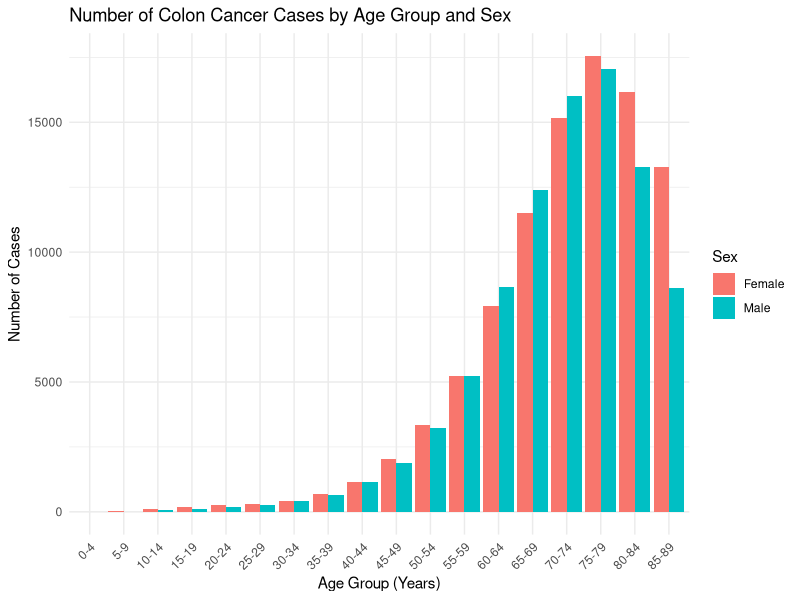
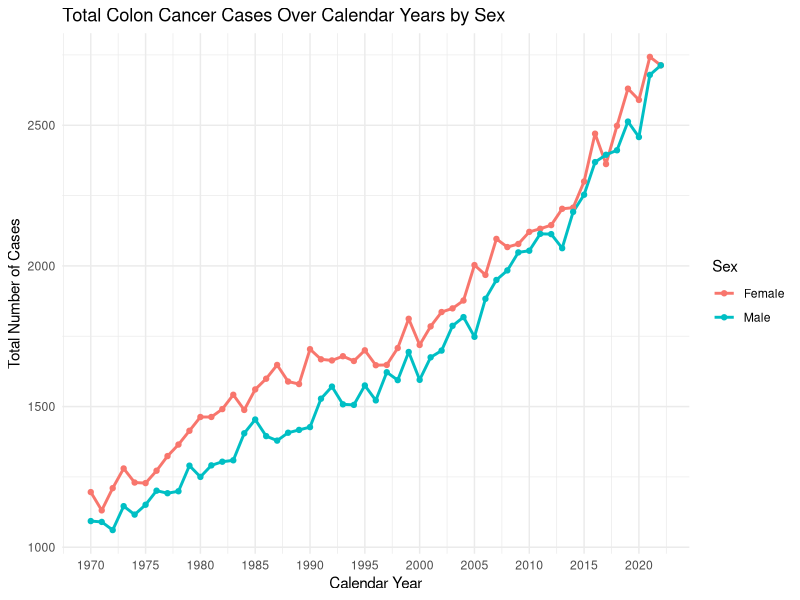
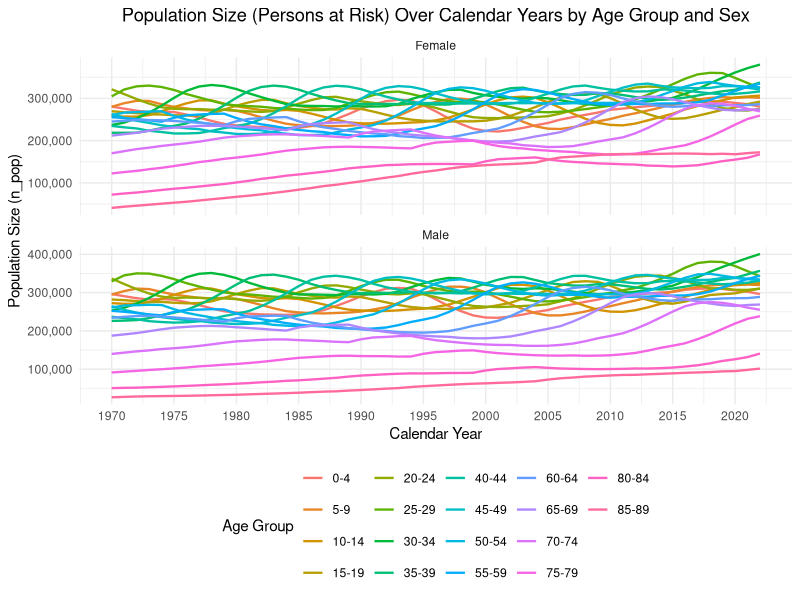
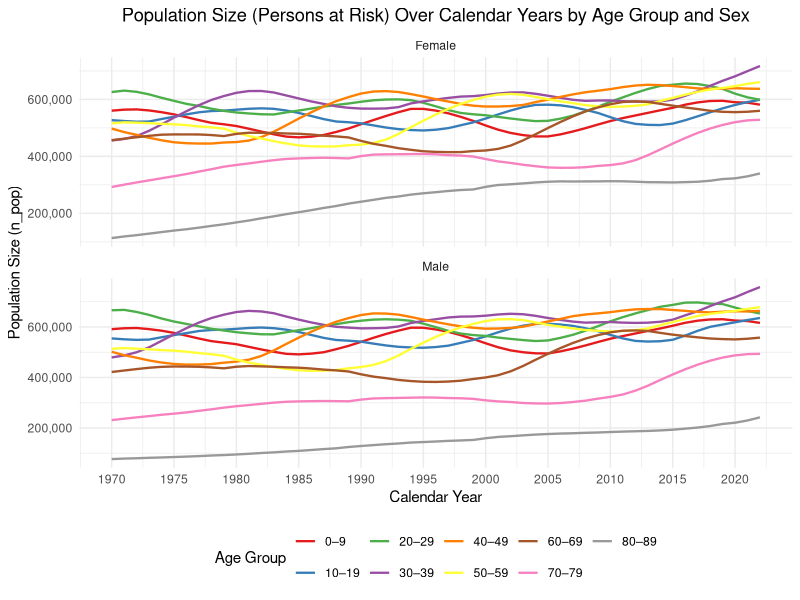
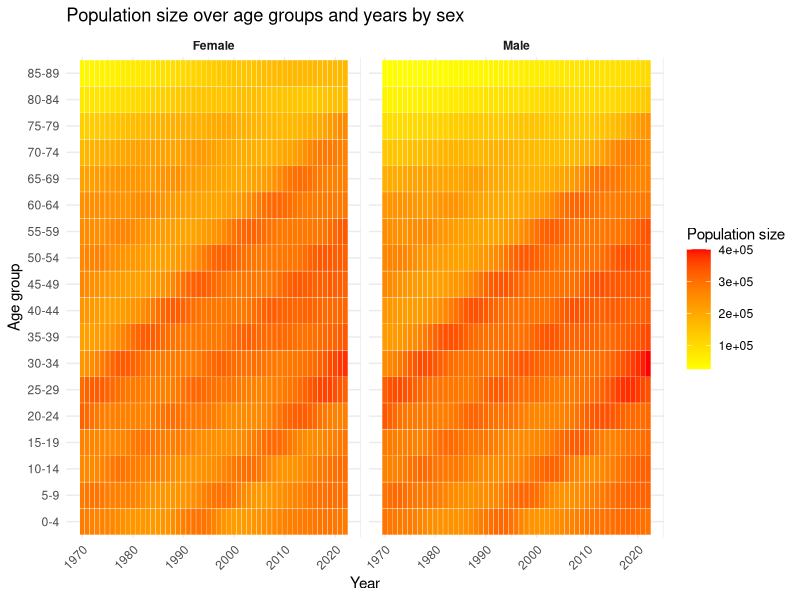
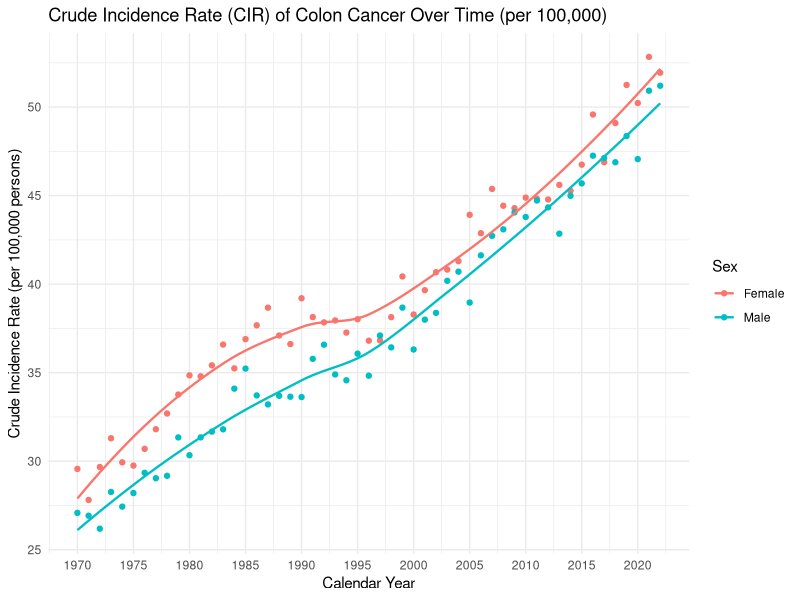
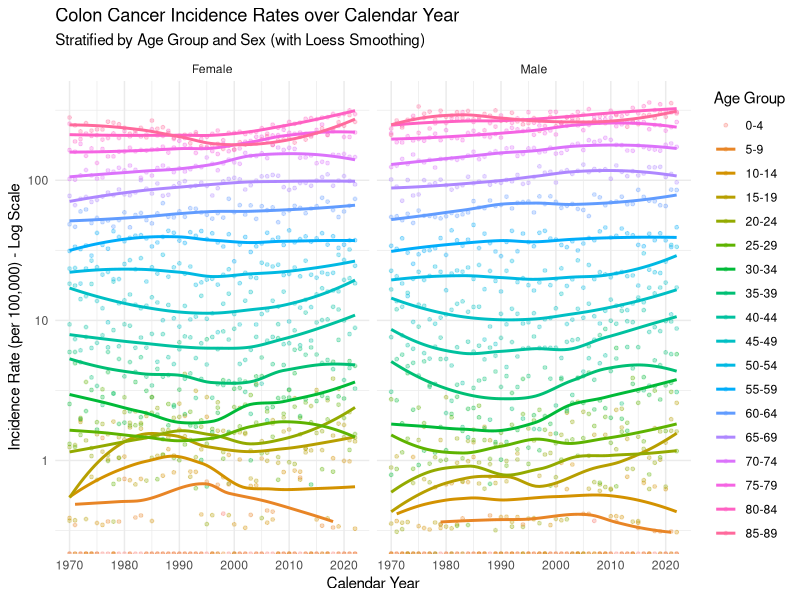
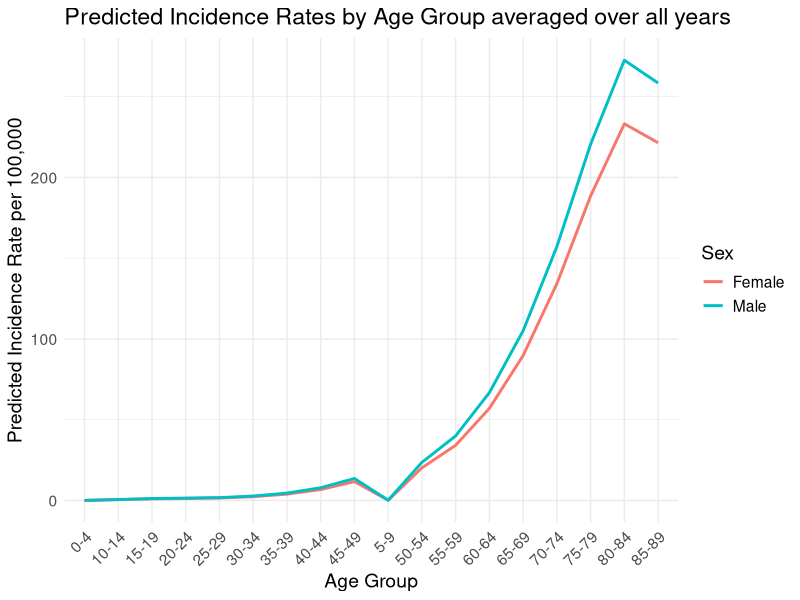

Generate these figures, in order, with R:
## ---- chunk 1
# Set random seed for reproducibility using birthdate YYMMDD
set.seed(022599)
# Load required packages, no additional packages used beyond base R
## ---- chunk 2
library(ggplot2)
library(grid)
library(tidyverse)
library(splines)
## ---- chunk 3
cases <- read.delim("cases-1.tsv", sep = "\t", header = TRUE)

# Renaming because it is called n here and n_pop in the other file

cases$year <- as.numeric(as.character(cases$year))

cases$agegroup <- factor(cases$agegroup, levels = unique(cases$agegroup))
## ---- chunk 4
# Sum of cases per age group and sex across all years
cases_agg_total <- aggregate(n ~ agegroup + sex, data = cases, FUN = sum)

# Dodged bars
p1 <- ggplot(cases_agg_total, aes(x = agegroup, y = n, fill = sex)) +
  geom_bar(stat = "identity", position = "dodge") +
  labs(
    title = "Number of Colon Cancer Cases by Age Group and Sex",
    x = "Age Group (Years)",
    y = "Number of Cases",
    fill = "Sex"
  ) +
  theme_minimal() +
  theme(axis.text.x = element_text(angle = 45, hjust = 1))


print(p1)
## ---- chunk 5
# Sum of cases per year and sex
cases_yearly <- aggregate(n ~ year + sex, data = cases, FUN = sum)
## ---- chunk 6
# Only showing every 5th year for cleaner x-axis labels (overlaps otherwise)
year_breaks <- seq(min(cases_yearly$year), max(cases_yearly$year), by = 5)

p2 <- ggplot(cases_yearly, aes(x = year, y = n, color = sex)) +
  geom_line(linewidth = 1) +
  geom_point() +
  labs(
    title = "Total Colon Cancer Cases Over Calendar Years by Sex",
    x = "Calendar Year",
    y = "Total Number of Cases",
    color = "Sex"
  ) +
  scale_x_continuous(
    breaks = year_breaks,
    labels = as.character(year_breaks)
  ) +
  theme_minimal()

print(p2)
## ---- chunk 7
population <- read.delim("population-1.tsv", sep = "\t", header = TRUE)
population$year <- as.numeric(as.character(population$year))
population$agegroup <- factor(population$agegroup, levels = unique(population$agegroup))
## ---- chunk 8
# Line plot faceted by sex
year_breaks_pop <- seq(min(population$year), max(population$year), by = 5)

p3 <- ggplot(population, aes(x = year, y = n_pop, color = agegroup, group = agegroup)) +
  geom_line(linewidth = 0.8) +
  facet_wrap(~sex, scales = "free_y", ncol = 1) + # Separate panels for Male and Female
  labs(
    title = "Population Size (Persons at Risk) Over Calendar Years by Age Group and Sex",
    x = "Calendar Year",
    y = "Population Size (n_pop)",
    color = "Age Group"
  ) +
  scale_x_continuous(
    breaks = year_breaks_pop,             # Using breaks every 5 years
    labels = as.character(year_breaks_pop)
  ) +
  scale_y_continuous(labels = scales::comma) + # Format y-axis labels
  # --------------------------
  theme_minimal() +
  theme(
    legend.position = "bottom", # Moving legend for better layout
    plot.title = element_text(hjust = 0.5) # Centering the title
  )

print(p3)
## ---- chunk 9
# Line plot faceted by sex
population$agegroup2 <- ifelse(population$agegroup %in% c("0-4","5-9"), "0–9",
                        ifelse(population$agegroup %in% c("10-14","15-19"), "10–19",
                        ifelse(population$agegroup %in% c("20-24","25-29"), "20–29",
                        ifelse(population$agegroup %in% c("30-34","35-39"), "30–39",
                        ifelse(population$agegroup %in% c("40-44","45-49"), "40–49",
                        ifelse(population$agegroup %in% c("50-54","55-59"), "50–59",
                        ifelse(population$agegroup %in% c("60-64","65-69"), "60–69",
                        ifelse(population$agegroup %in% c("70-74","75-79"), "70–79",
                        ifelse(population$agegroup %in% c("80-84","85-89"), "80–89",
                               NA)))))))))


pop_collapsed <- aggregate(
  n_pop ~ year + sex + agegroup2,
  data = population,
  FUN = sum
)

p32 <- ggplot(pop_collapsed, aes(x = year, y = n_pop, color = agegroup2, group = agegroup2)) +
  geom_line(linewidth = 0.8) +
  facet_wrap(~sex, scales = "free_y", ncol = 1) + # Separate panels for Male and Female
  labs(
    title = "Population Size (Persons at Risk) Over Calendar Years by Age Group and Sex",
    x = "Calendar Year",
    y = "Population Size (n_pop)",
    color = "Age Group"
  ) +
  scale_x_continuous(
    breaks = year_breaks_pop,             # Using breaks every 5 years
    labels = as.character(year_breaks_pop)
  ) +
  scale_y_continuous(labels = scales::comma) + # Format y-axis labels
  scale_color_brewer(palette = "Set1") +
  # --------------------------
  theme_minimal() +
  theme(
    legend.position = "bottom", # Moving legend for better layout
    plot.title = element_text(hjust = 0.5) # Centering the title
  )

print(p32)
## ---- chunk 10
p31 <- ggplot(population, aes(x = year, y = agegroup, fill = n_pop)) +
  geom_tile(color = "white") +                   
  scale_fill_gradient(low = "yellow", high = "red") +
  facet_wrap(~sex) +                             
  labs(
    x = "Year",
    y = "Age group",
    fill = "Population size",
    title = "Population size over age groups and years by sex"
  ) +
  theme_minimal() +
  theme(
    axis.text.x = element_text(angle = 45, hjust = 1), 
    strip.text = element_text(face = "bold")          
  )

print(p31)
## ---- chunk 11
# --- Question 4a: Merging Data Frames ---
merged_data <- merge(cases, population, by = c("agegroup", "year", "sex"), all = TRUE)

# --- Question 4b: Checking for consistent age groups and years ---
check_merge <- merged_data[is.na(merged_data$n) | is.na(merged_data$n_pop), ]

cat("\n--- Data Alignment Check ---\n")
if (nrow(check_merge) == 0) {
  cat("The 'cases' and 'population' files include the same combinations of age groups, years, and sex.\n")
} else {
  cat("The 'cases' and 'population' files do NOT include the same combinations. Missing values found:\n")
  cat("Number of combinations with missing data:", nrow(check_merge), "\n")
  print(check_merge)
}
cat("---\n\n")

# --- Question 4c: Creating Data Frame with Totals ---
# Removing rows with NA before accurate summation (if alignment check failed)
complete_merged_data <- merged_data[!is.na(merged_data$n) & !is.na(merged_data$n_pop), ]

# Aggregating total cases and total population per year and sex
totals_yearly <- aggregate(
  cbind(total_cases = n, total_population = n_pop) ~ year + sex,
  data = complete_merged_data,
  FUN = sum
)

# Printing the resulting data frame
cat("--- Data Frame with Yearly Totals ---\n")
print(totals_yearly)
cat("---\n")
## ---- chunk 12
# --- Version 1. Age-Specific Incidence Rate (ASIR) ---
merged_data$asir <- merged_data$n / merged_data$n_pop

# --- Version 2. Crude Incidence Rate (CIR) ---
totals_yearly$cir <- totals_yearly$total_cases / totals_yearly$total_population

tail(merged_data)
## ---- chunk 13
# Showing every 5th year for cleaner x-axis labels
year_breaks_cir <- seq(min(totals_yearly$year), max(totals_yearly$year), by = 5)

# Convert rate to 'per 100,000' for better readbility
totals_yearly$cir_per_100k <- totals_yearly$cir * 100000

p6 <- ggplot(totals_yearly, aes(x = year, y = cir_per_100k, color = sex)) +
  geom_point() +
  # Apply a smoother (e.g., LOESS or linear model 'lm')
  geom_smooth(method = "loess", se = FALSE, linewidth = 0.8) +
  labs(
    title = "Crude Incidence Rate (CIR) of Colon Cancer Over Time (per 100,000)",
    x = "Calendar Year",
    y = "Crude Incidence Rate (per 100,000 persons)",
    color = "Sex"
  ) +
  scale_x_continuous(breaks = year_breaks_cir) +
  theme_minimal()

print(p6)
## ---- chunk 14
year_sex_totals <- merged_data %>%
  mutate(sex = factor(sex)) %>%
  group_by(year, sex) %>%
  summarise(
    total_cases = sum(n),
    total_pop   = sum(n_pop),
    .groups = "drop"
  )

pois_model <- glm(
  total_cases ~ year + sex,
  offset = log(total_pop),
  family = poisson,
  data = year_sex_totals
)
summary(pois_model)
## ---- chunk 15
# Create a specific dataframe for the years 1970 and 2020
predicted_data <- data.frame(
  year = c(1970, 1970, 2020, 2020),
  sex = as.factor(c("Male", "Female", "Male", "Female")),
  total_pop = 100000
)

# Predict the rates
predicted_data$cir <- predict(pois_model, newdata = predicted_data, type = "response")

# Display the results
print(predicted_data)

cat("The 1970 male–female IR difference is",abs(predicted_data$cir[1]-predicted_data$cir[2]),"\n")
cat("The 2020 male–female IR difference is",abs(predicted_data$cir[3]-predicted_data$cir[4]))
## ---- chunk 16
# Prepare the data
df_plot <- merged_data %>%
  mutate(
    incidence_rate = (n / n_pop) * 100000)

# Create the Graph
ggplot(df_plot, aes(x = year, y = incidence_rate, color = agegroup, group = agegroup)) +
  geom_point(alpha = 0.3, size = 1) + 
  geom_smooth(method = "loess", se = FALSE, linewidth = 1) + 
  facet_wrap(~ sex) + 
  
  scale_y_log10() + 
  labs(
    title = "Colon Cancer Incidence Rates over Calendar Year",
    subtitle = "Stratified by Age Group and Sex (with Loess Smoothing)",
    x = "Calendar Year",
    y = "Incidence Rate (per 100,000) - Log Scale",
    color = "Age Group"
  ) +
  theme_minimal()
## ---- chunk 17
model_interaction <- glm(n ~ ns(year, df = 4)*sex + ns(year, df = 4)*agegroup,
                         offset = log(n_pop),
                         family = poisson(link = "log"),
                         data = merged_data)

target_data <- data.frame(
  year = c(1970, 1970, 2020, 2020),
  sex = as.factor(c("Male", "Female", "Male", "Female")),
  agegroup = "70-74", 
  n_pop = 100000
)

target_data$predicted_rate <- predict(model_interaction, 
                                    newdata = target_data,
                                    type = "response")
target_data
## ---- chunk 18
age_levels <- unique(merged_data$agegroup)

target_data <- expand.grid(
  year = seq(1970, 2020, by=1),
  sex = c("Male","Female"),
  agegroup = age_levels,
  n_pop = 100000
)


# Ensure proper factor levels
target_data$agegroup <- factor(target_data$agegroup, levels = age_levels)
target_data$sex <- factor(target_data$sex, levels = c("Female","Male"))

target_data$predicted_rate <- predict(model_interaction, 
                                    newdata = target_data,
                                    type = "response")

target_data <- target_data %>% group_by(agegroup, sex) %>% summarize(predicted_rate = mean(predicted_rate))

ggplot(target_data, aes(x = agegroup, y = predicted_rate, group = sex, color = sex)) +
  geom_line(size = 1) +
  labs(
    title = "Predicted Incidence Rates by Age Group averaged over all years",
    x = "Age Group",
    y = "Predicted Incidence Rate per 100,000",
    color = "Sex"
  ) +
  theme_minimal() +
  theme(
    text = element_text(size = 14),
    axis.text.x = element_text(angle = 45, hjust = 1)
  )

## ---- chunk 19
df_q11 <- merged_data %>%
  mutate(
    lower_bound = as.numeric(str_extract(agegroup, "^[0-9]+")),
    age_mid = lower_bound + 2
  )
model_spline_age <- glm(n ~ ns(year, df = 4) * ns(age_mid, df = 4) + ns(year, df = 4) * sex,
                        offset = log(n_pop),
                        family = poisson(link = "log"),
                        data = df_q11)

# --- A. Predict data (Lines) ---
# at 52, 72, 87 year-old
pred_data <- expand.grid(
  year = 1970:2020,
  sex = df_q11$sex,
  age_mid = c(52, 72, 87),
  n_pop = 100000
)

pred_data$fitted_rate <- predict(model_spline_age, newdata = pred_data, type = "response")

# --- B. observation data (Points) ---
obs_data <- df_q11 %>%
  filter(agegroup %in% c("50-54", "70-74", "85-89")) %>%
  mutate(
    obs_rate = (n / n_pop) * 100000,
    target_age = case_when(
      agegroup == "50-54" ~ 52,
      agegroup == "70-74" ~ 72,
      agegroup == "85-89" ~ 87 
    )
  )

ggplot() +
  geom_point(data = obs_data, 
             aes(x = year, y = obs_rate, color = sex), 
             alpha = 0.4, shape = 1) +
  
  geom_line(data = pred_data, 
            aes(x = year, y = fitted_rate, color = sex), 
            linewidth = 1) +
  facet_wrap(~ age_mid, scales = "free_y", labeller = label_both, ncol=1) +
  labs(
    title = "Colon Cancer Incidence: Model vs Observed",
    subtitle = "Lines = Spline Model Predictions (Ages 52, 72, 87)\nPoints = Observed Crude Rates (Groups 50-54, 70-74, 85-89)",
    y = "Incidence Rate (per 100,000)",
    x = "Year",
    color = "Sex"
  ) +
  theme_minimal()
## ---- chunk 20

# --- Step 1: Define the Standard Population (2022) ---
std_pop_2022 <- df_q11 %>%
  filter(year == 2022) %>%
  select(sex, age_mid, std_pop = n_pop)

# --- Step 2: Calculate Observed Age-Specific Rates---
df_observed_rates <- df_q11 %>%
  mutate(obs_rate_per_person = n / n_pop)

# --- Step 3: Calculate Age-Standardized Rates (ASR) ---
# Formula: Sum(Observed_Rate_age_i * Pop_std_age_i) / Total_std_pop
df_standardized <- df_observed_rates %>%
  left_join(std_pop_2022, by = c("sex", "age_mid")) %>%
  group_by(year, sex) %>%
  summarise(
    expected_cases = sum(obs_rate_per_person * std_pop),
    total_std_pop = sum(std_pop),
    .groups = "drop"
  ) %>%
  mutate(
    rate = (expected_cases / total_std_pop) * 100000,
    type = "Age-Standardized (Observed)" 
  ) %>%
  select(year, sex, rate, type)

# --- Step 4: Calculate Crude Rates (for Comparison) ---
df_crude <- df_q11 %>%
  group_by(year, sex) %>%
  summarise(
    total_cases = sum(n),
    total_pop = sum(n_pop),
    .groups = "drop"
  ) %>%
  mutate(
    rate = (total_cases / total_pop) * 100000,
    type = "Crude (Non-standardized)"
  ) %>%
  select(year, sex, rate, type)

# --- Step 5: Combine and Plot ---
df_final_plot <- bind_rows(df_standardized, df_crude)

# Create the comparison graph
ggplot(df_final_plot, aes(x = year, y = rate, color = sex, linetype = type)) +
  geom_line(linewidth = 1.2) +
  labs(
    title = "Crude vs. Direct Age-Standardized Incidence Rates",
    subtitle = "Based on OBSERVED Data (Standardized to 2022 Population)",
    y = "Incidence Rate (per 100,000 person-years)",
    x = "Calendar Year",
    color = "Sex",
    linetype = "Rate Type"
  ) +
  theme_minimal() +
  theme(legend.position = "bottom")
## ---- chunk 21
# ==============================================================================
# Step 1: Define the Standard Population Weights (Year 2022)
std_pop_weights <- df_q11 %>%
  filter(year == 2022) %>%
  select(sex, age_mid, std_weight = n_pop)

# ==============================================================================
# Step 2: Method A - Direct Standardization of OBSERVED Rates (from Q12)
df_asr_observed <- df_q11 %>%
  mutate(raw_rate = n / n_pop) %>%
  left_join(std_pop_weights, by = c("sex", "age_mid")) %>%
  group_by(year, sex) %>%
  summarise(
    weighted_sum = sum(raw_rate * std_weight),
    total_weight = sum(std_weight),
    .groups = "drop"
  ) %>%
  mutate(
    rate = (weighted_sum / total_weight) * 100000,
    method = "Observed (Direct)" # Label for the plot
  )

# Step 3: Method B - Standardization of MODEL PREDICTED Rates (The Q13 Task)

pred_grid <- expand.grid(
  year = 1970:2022,
  age_mid = unique(df_q11$age_mid),
  sex = unique(df_q11$sex),
  n_pop = 100000 # Arbitrary population base to calculate the rate
)
pred_grid$pred_count <- predict(model_spline_age, newdata = pred_grid, type = "response")
pred_grid$pred_rate_per_person <- pred_grid$pred_count / 100000
df_asr_model <- pred_grid %>%
  left_join(std_pop_weights, by = c("sex", "age_mid")) %>%
  group_by(year, sex) %>%
  summarise(
    weighted_sum = sum(pred_rate_per_person * std_weight),
    total_weight = sum(std_weight),
    .groups = "drop"
  ) %>%
  mutate(
    rate = (weighted_sum / total_weight) * 100000,
    method = "Model-Based (Predicted)" 
  )

# Step 4: Combine and Plot the Comparison
df_comparison <- bind_rows(df_asr_observed, df_asr_model)
ggplot(df_comparison, aes(x = year, y = rate, color = sex, linetype = method)) +
  geom_line(aes(linewidth = method)) + 
  scale_linewidth_manual(values = c("Observed (Direct)" = 0.8, "Model-Based (Predicted)" = 1.2)) +
  
  labs(
    title = "Comparison of Age-Standardized Rates",
    subtitle = "Direct Standardization (Observed) vs. Model-Based Standardization (Predicted)\nStandardized to Sweden 2022 Population",
    y = "Incidence Rate (per 100,000 person-years)",
    x = "Calendar Year",
    color = "Sex",
    linetype = "Method",
    linewidth = "Method"
  ) +
  theme_minimal() +
  theme(legend.position = "bottom")
